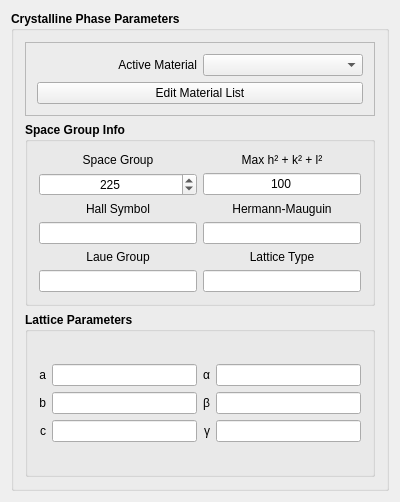
<?xml version="1.0" encoding="UTF-8"?>
<ui version="4.0">
 <class>Widget</class>
 <widget class="QWidget" name="Widget">
  <property name="geometry">
   <rect>
    <x>0</x>
    <y>0</y>
    <width>400</width>
    <height>502</height>
   </rect>
  </property>
  <property name="sizePolicy">
   <sizepolicy hsizetype="Expanding" vsizetype="Expanding">
    <horstretch>0</horstretch>
    <verstretch>0</verstretch>
   </sizepolicy>
  </property>
  <property name="minimumSize">
   <size>
    <width>0</width>
    <height>0</height>
   </size>
  </property>
  <property name="windowTitle">
   <string>Widget</string>
  </property>
  <layout class="QVBoxLayout" name="verticalLayout_5">
   <item>
    <widget class="QGroupBox" name="groupBox">
     <property name="font">
      <font>
       <weight>75</weight>
       <bold>true</bold>
      </font>
     </property>
     <property name="title">
      <string>Crystalline Phase Parameters</string>
     </property>
     <layout class="QVBoxLayout" name="verticalLayout_2">
      <item>
       <widget class="QFrame" name="frame">
        <property name="sizePolicy">
         <sizepolicy hsizetype="Preferred" vsizetype="Fixed">
          <horstretch>0</horstretch>
          <verstretch>0</verstretch>
         </sizepolicy>
        </property>
        <property name="frameShape">
         <enum>QFrame::StyledPanel</enum>
        </property>
        <property name="frameShadow">
         <enum>QFrame::Raised</enum>
        </property>
        <layout class="QVBoxLayout" name="verticalLayout">
         <item>
          <layout class="QGridLayout" name="gridLayout">
           <item row="0" column="1">
            <widget class="QComboBox" name="comboBox">
             <property name="sizePolicy">
              <sizepolicy hsizetype="Preferred" vsizetype="Preferred">
               <horstretch>0</horstretch>
               <verstretch>0</verstretch>
              </sizepolicy>
             </property>
             <property name="font">
              <font>
               <weight>50</weight>
               <bold>false</bold>
              </font>
             </property>
            </widget>
           </item>
           <item row="0" column="0">
            <widget class="QLabel" name="label_7">
             <property name="sizePolicy">
              <sizepolicy hsizetype="Preferred" vsizetype="Preferred">
               <horstretch>0</horstretch>
               <verstretch>0</verstretch>
              </sizepolicy>
             </property>
             <property name="font">
              <font>
               <weight>50</weight>
               <bold>false</bold>
              </font>
             </property>
             <property name="text">
              <string>Active Material</string>
             </property>
             <property name="alignment">
              <set>Qt::AlignRight|Qt::AlignTrailing|Qt::AlignVCenter</set>
             </property>
            </widget>
           </item>
          </layout>
         </item>
         <item>
          <widget class="QPushButton" name="pushButton">
           <property name="font">
            <font>
             <weight>50</weight>
             <bold>false</bold>
            </font>
           </property>
           <property name="text">
            <string>Edit Material List</string>
           </property>
          </widget>
         </item>
        </layout>
       </widget>
      </item>
      <item>
       <widget class="QGroupBox" name="groupBox_3">
        <property name="font">
         <font>
          <weight>75</weight>
          <bold>true</bold>
         </font>
        </property>
        <property name="title">
         <string>Space Group Info</string>
        </property>
        <layout class="QVBoxLayout" name="verticalLayout_3">
         <item>
          <layout class="QGridLayout" name="gridLayout_3">
           <item row="2" column="1">
            <widget class="QLabel" name="label_4">
             <property name="font">
              <font>
               <weight>50</weight>
               <bold>false</bold>
              </font>
             </property>
             <property name="text">
              <string>Hermann-Mauguin</string>
             </property>
             <property name="alignment">
              <set>Qt::AlignCenter</set>
             </property>
            </widget>
           </item>
           <item row="3" column="1">
            <widget class="QLineEdit" name="lineEdit_5">
             <property name="font">
              <font>
               <weight>50</weight>
               <bold>false</bold>
              </font>
             </property>
             <property name="toolTip">
              <string>&lt;html&gt;&lt;head/&gt;&lt;body&gt;&lt;p&gt;Hermann-Mauguin symbol for space group (display only)&lt;/p&gt;&lt;/body&gt;&lt;/html&gt;</string>
             </property>
             <property name="alignment">
              <set>Qt::AlignCenter</set>
             </property>
            </widget>
           </item>
           <item row="1" column="0">
            <widget class="QSpinBox" name="spinBox">
             <property name="font">
              <font>
               <weight>50</weight>
               <bold>false</bold>
              </font>
             </property>
             <property name="toolTip">
              <string>&lt;html&gt;&lt;head/&gt;&lt;body&gt;&lt;p&gt;Space group number from International Tables of Crystallography, vol A&lt;/p&gt;&lt;/body&gt;&lt;/html&gt;</string>
             </property>
             <property name="alignment">
              <set>Qt::AlignCenter</set>
             </property>
             <property name="minimum">
              <number>1</number>
             </property>
             <property name="maximum">
              <number>230</number>
             </property>
             <property name="value">
              <number>225</number>
             </property>
            </widget>
           </item>
           <item row="5" column="0">
            <widget class="QLineEdit" name="lineEdit_2">
             <property name="font">
              <font>
               <weight>50</weight>
               <bold>false</bold>
              </font>
             </property>
             <property name="alignment">
              <set>Qt::AlignCenter</set>
             </property>
            </widget>
           </item>
           <item row="3" column="0">
            <widget class="QLineEdit" name="lineEdit_4">
             <property name="font">
              <font>
               <weight>50</weight>
               <bold>false</bold>
              </font>
             </property>
             <property name="alignment">
              <set>Qt::AlignCenter</set>
             </property>
            </widget>
           </item>
           <item row="1" column="1">
            <widget class="QLineEdit" name="lineEdit">
             <property name="font">
              <font>
               <weight>50</weight>
               <bold>false</bold>
              </font>
             </property>
             <property name="toolTip">
              <string>&lt;html&gt;&lt;head/&gt;&lt;body&gt;&lt;p&gt;Maximum sum of squares for reciprocal lattice vector generation&lt;/p&gt;&lt;/body&gt;&lt;/html&gt;</string>
             </property>
             <property name="text">
              <string>100</string>
             </property>
             <property name="alignment">
              <set>Qt::AlignCenter</set>
             </property>
            </widget>
           </item>
           <item row="5" column="1">
            <widget class="QLineEdit" name="lineEdit_3">
             <property name="font">
              <font>
               <weight>50</weight>
               <bold>false</bold>
              </font>
             </property>
             <property name="alignment">
              <set>Qt::AlignCenter</set>
             </property>
            </widget>
           </item>
           <item row="4" column="1">
            <widget class="QLabel" name="label_2">
             <property name="font">
              <font>
               <weight>50</weight>
               <bold>false</bold>
              </font>
             </property>
             <property name="text">
              <string>Lattice Type</string>
             </property>
             <property name="alignment">
              <set>Qt::AlignCenter</set>
             </property>
            </widget>
           </item>
           <item row="4" column="0">
            <widget class="QLabel" name="label_6">
             <property name="font">
              <font>
               <weight>50</weight>
               <bold>false</bold>
              </font>
             </property>
             <property name="text">
              <string>Laue Group</string>
             </property>
             <property name="alignment">
              <set>Qt::AlignCenter</set>
             </property>
            </widget>
           </item>
           <item row="0" column="0">
            <widget class="QLabel" name="label">
             <property name="sizePolicy">
              <sizepolicy hsizetype="Expanding" vsizetype="Minimum">
               <horstretch>0</horstretch>
               <verstretch>0</verstretch>
              </sizepolicy>
             </property>
             <property name="font">
              <font>
               <weight>50</weight>
               <bold>false</bold>
              </font>
             </property>
             <property name="text">
              <string>Space Group</string>
             </property>
             <property name="alignment">
              <set>Qt::AlignCenter</set>
             </property>
            </widget>
           </item>
           <item row="2" column="0">
            <widget class="QLabel" name="label_5">
             <property name="font">
              <font>
               <weight>50</weight>
               <bold>false</bold>
              </font>
             </property>
             <property name="text">
              <string>Hall Symbol</string>
             </property>
             <property name="alignment">
              <set>Qt::AlignCenter</set>
             </property>
            </widget>
           </item>
           <item row="0" column="1">
            <widget class="QLabel" name="label_3">
             <property name="font">
              <font>
               <weight>50</weight>
               <bold>false</bold>
              </font>
             </property>
             <property name="text">
              <string>Max h² + k² + l²</string>
             </property>
             <property name="alignment">
              <set>Qt::AlignCenter</set>
             </property>
            </widget>
           </item>
          </layout>
         </item>
        </layout>
       </widget>
      </item>
      <item>
       <widget class="QGroupBox" name="groupBox_2">
        <property name="font">
         <font>
          <weight>75</weight>
          <bold>true</bold>
         </font>
        </property>
        <property name="title">
         <string>Lattice Parameters</string>
        </property>
        <layout class="QVBoxLayout" name="verticalLayout_4">
         <item>
          <layout class="QHBoxLayout" name="horizontalLayout">
           <item>
            <layout class="QGridLayout" name="gridLayout_4">
             <item row="2" column="2">
              <widget class="QLabel" name="label_15">
               <property name="font">
                <font>
                 <family>Lucida Grande</family>
                 <weight>50</weight>
                 <bold>false</bold>
                </font>
               </property>
               <property name="text">
                <string>γ</string>
               </property>
               <property name="alignment">
                <set>Qt::AlignRight|Qt::AlignTrailing|Qt::AlignVCenter</set>
               </property>
              </widget>
             </item>
             <item row="1" column="2">
              <widget class="QLabel" name="label_14">
               <property name="font">
                <font>
                 <weight>50</weight>
                 <bold>false</bold>
                </font>
               </property>
               <property name="text">
                <string>β</string>
               </property>
               <property name="alignment">
                <set>Qt::AlignRight|Qt::AlignTrailing|Qt::AlignVCenter</set>
               </property>
              </widget>
             </item>
             <item row="1" column="0">
              <widget class="QLabel" name="label_11">
               <property name="font">
                <font>
                 <weight>50</weight>
                 <bold>false</bold>
                </font>
               </property>
               <property name="text">
                <string>b</string>
               </property>
               <property name="alignment">
                <set>Qt::AlignRight|Qt::AlignTrailing|Qt::AlignVCenter</set>
               </property>
              </widget>
             </item>
             <item row="1" column="1">
              <widget class="QLineEdit" name="lineEdit_8">
               <property name="font">
                <font>
                 <weight>50</weight>
                 <bold>false</bold>
                </font>
               </property>
               <property name="toolTip">
                <string>&lt;html&gt;&lt;head/&gt;&lt;body&gt;&lt;p&gt;Units are in Å&lt;/p&gt;&lt;/body&gt;&lt;/html&gt;</string>
               </property>
               <property name="alignment">
                <set>Qt::AlignCenter</set>
               </property>
              </widget>
             </item>
             <item row="0" column="1">
              <widget class="QLineEdit" name="lineEdit_7">
               <property name="font">
                <font>
                 <weight>50</weight>
                 <bold>false</bold>
                </font>
               </property>
               <property name="toolTip">
                <string>&lt;html&gt;&lt;head/&gt;&lt;body&gt;&lt;p&gt;Units are in Å&lt;/p&gt;&lt;/body&gt;&lt;/html&gt;</string>
               </property>
               <property name="alignment">
                <set>Qt::AlignCenter</set>
               </property>
              </widget>
             </item>
             <item row="0" column="0">
              <widget class="QLabel" name="label_10">
               <property name="font">
                <font>
                 <weight>50</weight>
                 <bold>false</bold>
                </font>
               </property>
               <property name="text">
                <string>a</string>
               </property>
               <property name="alignment">
                <set>Qt::AlignRight|Qt::AlignTrailing|Qt::AlignVCenter</set>
               </property>
              </widget>
             </item>
             <item row="2" column="0">
              <widget class="QLabel" name="label_12">
               <property name="font">
                <font>
                 <weight>50</weight>
                 <bold>false</bold>
                </font>
               </property>
               <property name="text">
                <string>c</string>
               </property>
               <property name="alignment">
                <set>Qt::AlignRight|Qt::AlignTrailing|Qt::AlignVCenter</set>
               </property>
              </widget>
             </item>
             <item row="1" column="3">
              <widget class="QLineEdit" name="lineEdit_11">
               <property name="font">
                <font>
                 <weight>50</weight>
                 <bold>false</bold>
                </font>
               </property>
               <property name="toolTip">
                <string>&lt;html&gt;&lt;head/&gt;&lt;body&gt;&lt;p&gt;Units are in degrees&lt;/p&gt;&lt;/body&gt;&lt;/html&gt;</string>
               </property>
               <property name="alignment">
                <set>Qt::AlignCenter</set>
               </property>
              </widget>
             </item>
             <item row="2" column="3">
              <widget class="QLineEdit" name="lineEdit_12">
               <property name="font">
                <font>
                 <weight>50</weight>
                 <bold>false</bold>
                </font>
               </property>
               <property name="toolTip">
                <string>&lt;html&gt;&lt;head/&gt;&lt;body&gt;&lt;p&gt;Units are in degrees&lt;/p&gt;&lt;/body&gt;&lt;/html&gt;</string>
               </property>
               <property name="alignment">
                <set>Qt::AlignCenter</set>
               </property>
              </widget>
             </item>
             <item row="0" column="2">
              <widget class="QLabel" name="label_13">
               <property name="font">
                <font>
                 <weight>50</weight>
                 <bold>false</bold>
                </font>
               </property>
               <property name="text">
                <string>α</string>
               </property>
               <property name="alignment">
                <set>Qt::AlignRight|Qt::AlignTrailing|Qt::AlignVCenter</set>
               </property>
              </widget>
             </item>
             <item row="2" column="1">
              <widget class="QLineEdit" name="lineEdit_9">
               <property name="font">
                <font>
                 <weight>50</weight>
                 <bold>false</bold>
                </font>
               </property>
               <property name="toolTip">
                <string>&lt;html&gt;&lt;head/&gt;&lt;body&gt;&lt;p&gt;Units are in Å&lt;/p&gt;&lt;/body&gt;&lt;/html&gt;</string>
               </property>
               <property name="alignment">
                <set>Qt::AlignCenter</set>
               </property>
              </widget>
             </item>
             <item row="0" column="3">
              <widget class="QLineEdit" name="lineEdit_10">
               <property name="font">
                <font>
                 <weight>50</weight>
                 <bold>false</bold>
                </font>
               </property>
               <property name="toolTip">
                <string>&lt;html&gt;&lt;head/&gt;&lt;body&gt;&lt;p&gt;Units are in degrees&lt;/p&gt;&lt;/body&gt;&lt;/html&gt;</string>
               </property>
               <property name="alignment">
                <set>Qt::AlignCenter</set>
               </property>
              </widget>
             </item>
            </layout>
           </item>
          </layout>
         </item>
        </layout>
       </widget>
      </item>
     </layout>
    </widget>
   </item>
  </layout>
 </widget>
 <layoutdefault spacing="6" margin="11"/>
 <resources/>
 <connections/>
</ui>
